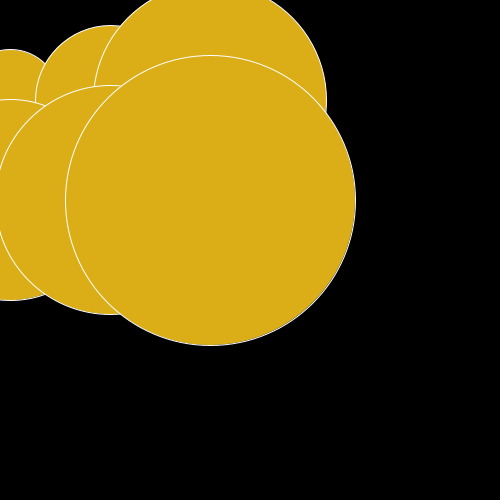
Frame 1 (no input)
Frame 60 (the mouse pressed at the canvas centre just before this capture): identical to frame 1, image omitted
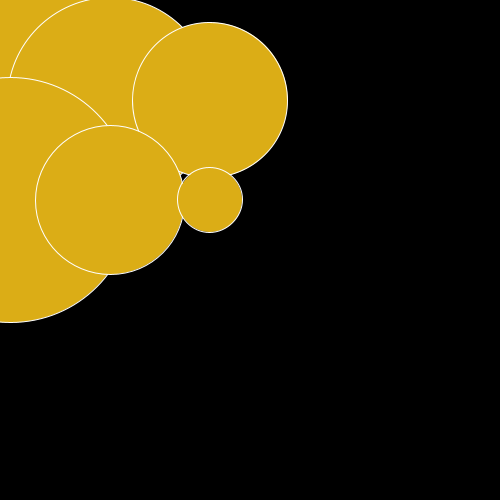
Frame 120 (the mouse held since frame 60 and released just before this capture)

The Processing sketch that drew these frames (run headless with seeded random() and noise(); from frame 60 on, the mouse is pressed at the canvas centre):

// Processing sketch: processing_3742
// ── processing_3742.pde

float a, b;  
  
void setup(){  
  a= 10  ;  
  b = 100;  
  size(500, 500); 

  smooth();  
}  
  
void draw(){   
    background(0);  
  
  for(float y =b; y <= height/2; y += b){  
    for(float x = a; x <= width/2; x += b){  
      float d;  
      d = dist(mouseX, mouseY, x, y);  
     float diam;  
    diam = map(d,0, 10*height, 10, 10);   
    stroke(255); 
    fill(#DBAD16);
  
   ellipse(x,y,d,d);  
   
    }  
  }  
}  
 
